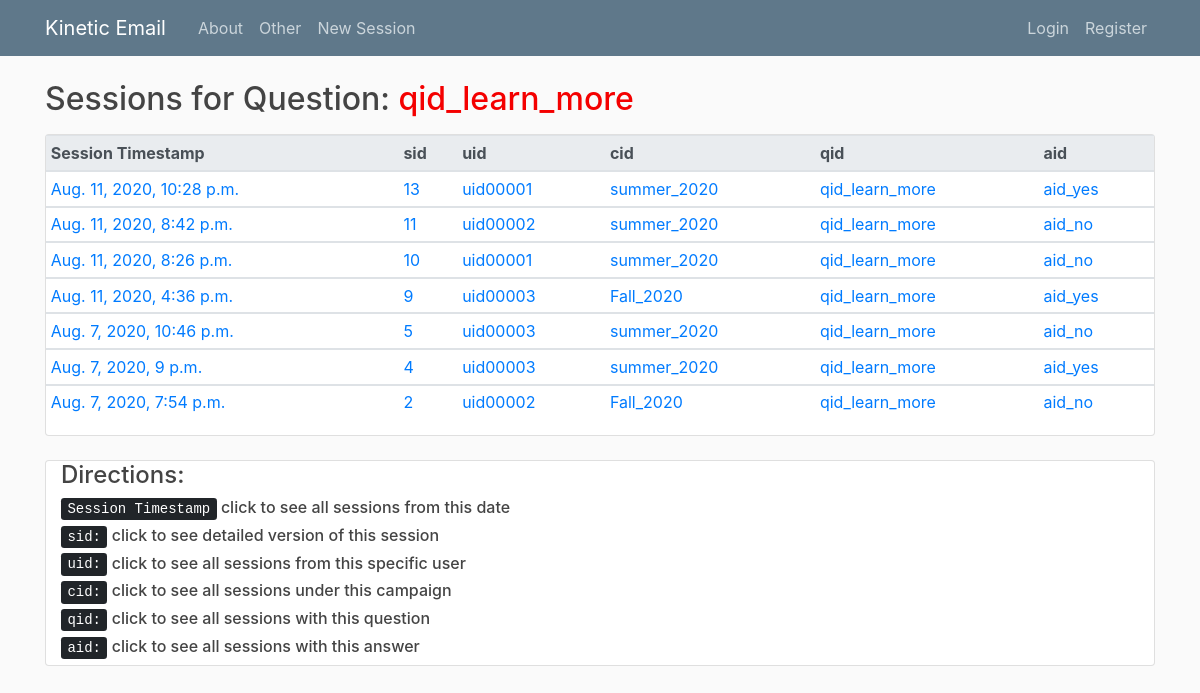
The app's page /qid/qid_learn_more with its own data.
### blog/models.py (models this page shows, shortened)
class Session(models.Model):
    uid = models.CharField(max_length=50)
    cid = models.CharField(max_length=50)  # switched from eid
    qid = models.CharField(max_length=50)
    aid = models.CharField(max_length=50)
    session_date = models.DateTimeField(auto_now_add=True)

### blog/views.py (the view)
# urls.py: path('qid/<str:qid>', QidSessionListView.as_view(), name='qid-sessions'),
class QidSessionListView(ListView):
    model = Session
    template_name = 'blog/qid_sessions.html'
    context_object_name = 'sessions'
    ordering = ['-session_date']
    def get_queryset(self):
        return Session.objects.filter(qid=self.kwargs.get('qid')).order_by('-session_date')

### blog/templates/blog/qid_sessions.html
{% extends "blog/base.html" %}
{% block content %}
<h2 class="mb-3">Sessions for Question: <font color="#f40000">{{ view.kwargs.qid }}</font></h2>
    <div class="card">
      <table class="table table-hover table-sm">
        <thead class="thead-light">
          <tr>
            <th>Session Timestamp</th>
            <th>sid</th>
            <th>uid</th>
            <th>cid</th>
            <th>qid</th>
            <th>aid</th>
          </tr>
        </thead>
        {% for session in sessions %}
            <tbody>
              <tr>
                <td>
                    <a href="{% url 'session-detail' session.id %}">
                    {{ session.session_date }}
                    </a>
                </td>
                <td><a href="{% url 'session-detail' session.id %}">{{ session.id }}</a></td>
                <td><a href="{% url 'uid-sessions' session.uid %}">{{ session.uid }}</a></td>
                <td><a href="{% url 'cid-sessions' session.cid %}">{{ session.cid }}</a></td>
                <td><a href="{% url 'qid-sessions' session.qid %}">{{ session.qid }}</a></td>
                <td><a href="{% url 'aid-sessions' session.aid %}">{{ session.aid }}</a></td>
              </tr>
            </tbody>
        {% endfor %}
      </table>
    </div>
<br>
    <div class="card">
        <div class="col-sm-12">
            <h4>Directions:</h4>
            <h6><kbd>Session Timestamp</kbd> click to see all sessions from this date</h6>
            <h6><kbd>sid:</kbd> click to see detailed version of this session</h6>
            <h6><kbd>uid:</kbd> click to see all sessions from this specific user</h6>
            <h6><kbd>cid:</kbd> click to see all sessions under this campaign</h6>
            <h6><kbd>qid:</kbd> click to see all sessions with this question</h6>
            <h6><kbd>aid:</kbd> click to see all sessions with this answer</h6>
        </div>
    </div>
{% endblock content %}

### blog/static/blog/main.css (style rules this page uses)
body { background: #fafafa; color: #333333; margin-top: 5rem; }
h1, h2, h3, h4, h5, h6 { color: #444444; }

### records on screen
Session: session_date "Aug. 11, 2020, 10:28 p.m.", id "13", uid "uid00001", cid "summer_2020", qid "qid_learn_more", aid "aid_yes"
Session: session_date "Aug. 11, 2020, 8:42 p.m.", id "11", uid "uid00002", cid "summer_2020", qid "qid_learn_more", aid "aid_no"
Session: session_date "Aug. 11, 2020, 8:26 p.m.", id "10", uid "uid00001", cid "summer_2020", qid "qid_learn_more", aid "aid_no"
Session: session_date "Aug. 11, 2020, 4:36 p.m.", id "9", uid "uid00003", cid "Fall_2020", qid "qid_learn_more", aid "aid_yes"
Session: session_date "Aug. 7, 2020, 10:46 p.m.", id "5", uid "uid00003", cid "summer_2020", qid "qid_learn_more", aid "aid_no"
Session: session_date "Aug. 7, 2020, 9 p.m.", id "4", uid "uid00003", cid "summer_2020", qid "qid_learn_more", aid "aid_yes"
Session: session_date "Aug. 7, 2020, 7:54 p.m.", id "2", uid "uid00002", cid "Fall_2020", qid "qid_learn_more", aid "aid_no"

### other values on screen
{{ view.kwargs.qid }} "qid_learn_more"
